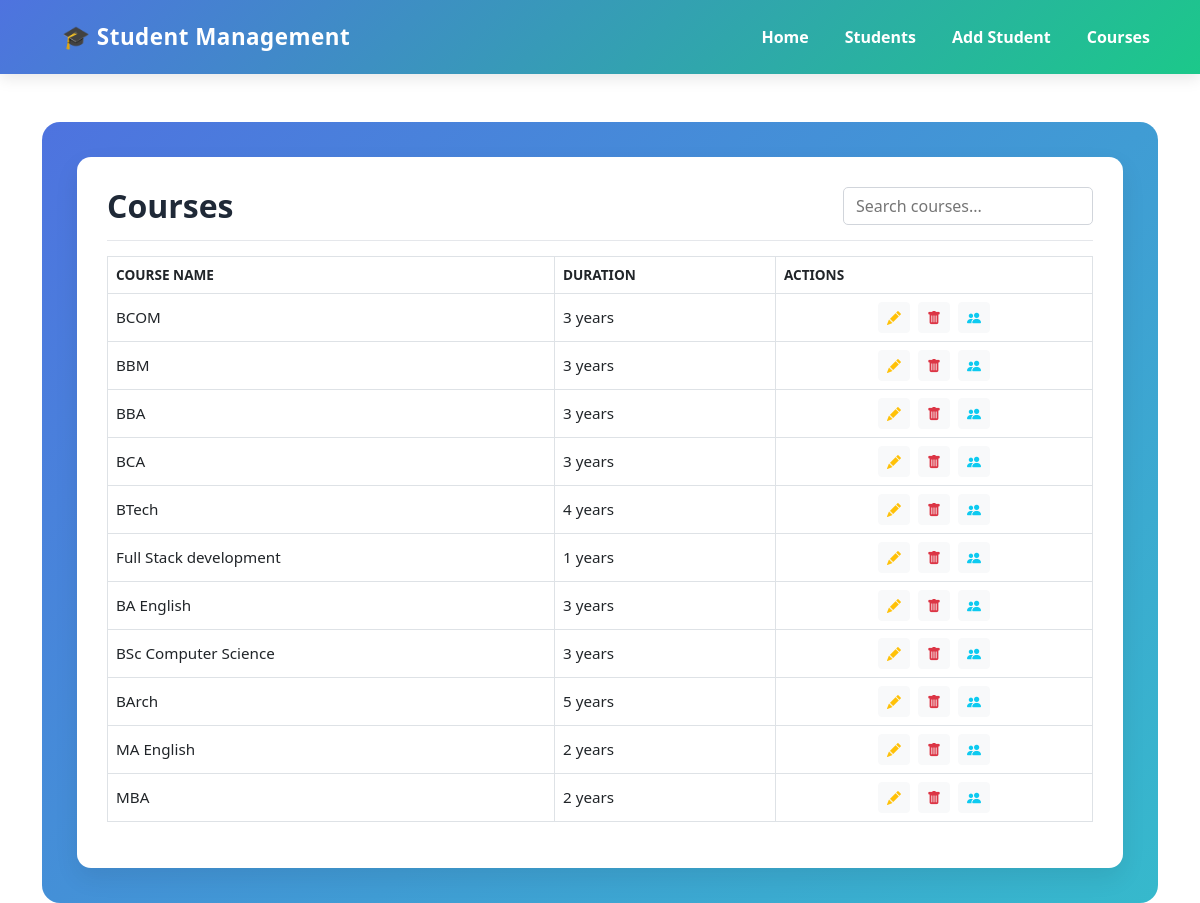
Before: /courses/ with the older database file.
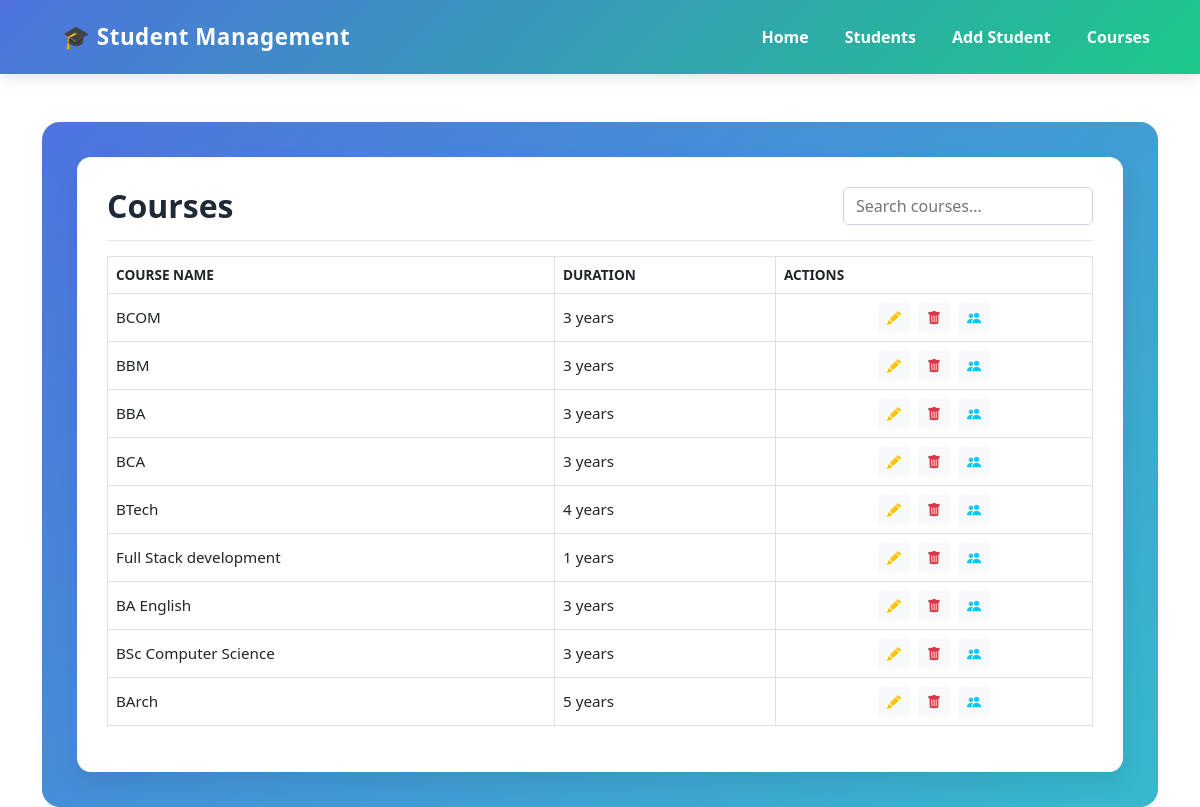
After: the same page with the newer database file.
### students/models.py (models this page shows, shortened)
class Course(models.Model):
    name = models.CharField(max_length=100)
    duration = models.CharField(max_length=50)

### students/views.py (the view)
# urls.py: path('courses/', views.course_list, name='course_list'),
def course_list(request):
    query = request.GET.get('q', '')
    if query:
        courses = Course.objects.filter(name__icontains=query)
    else:
        courses = Course.objects.all()
    return render(request, 'students/course_list.html', {
        'courses': courses
    })

### students/templates/students/course_list.html (shortened to what this page needs)
    {% extends 'students/base.html' %}
    {% block content %}
    <div class="container mt-5">
        <div class="page-wrapper">
            <div class="page-card">
                <div class="page-header">
                    <h2>Courses</h2>
                    <input type="text" id="searchInput" class="search-input" placeholder="Search courses...">
                </div>
                {% if courses %}
                <div class="table-responsive">
                    <table class="table table-bordered table-hover align-middle" id="coursesTable">
                        <thead>
                            <tr>
                                <th>Course Name</th>
                                <th>Duration</th>
                                <th>Actions</th>
                            </tr>
                        </thead>
                        <tbody>
                            {% for course in courses %}
                            <tr>
                                <td>{{ course.name }}</td>
                                <td>{{ course.duration }}</td>
                                <td class="text-center">
                                <a href="{% url 'course_edit' course.id %}" class="btn btn-sm btn-light text-warning me-1" title="Edit">
                                    <i class="bi bi-pencil-fill"></i>
                                </a>
                                <a href="{% url 'course_delete' course.id %}" class="btn btn-sm btn-light text-danger me-1" title="Delete" onclick="return confirm('Are you sure?')">
                                    <i class="bi bi-trash-fill"></i>
                                </a>
                                <a href="{% url 'course_students' course.id %}" class="btn btn-sm btn-light text-info" title="View Students">
                                    <i class="bi bi-people-fill"></i>
                                </a>
                                </td>
                            </tr>
                            {% endfor %}
                        </tbody>
                    </table>
                </div>
                {% else %}
                    <p class="text-center text-muted mb-0">No courses available</p>
                {% endif %}
            </div>
        </div>
    </div>
    {% endblock %}

Changed rows visible on the page:
removed Course: name "MA English", duration "2 years"
removed Course: name "MBA", duration "2 years"
